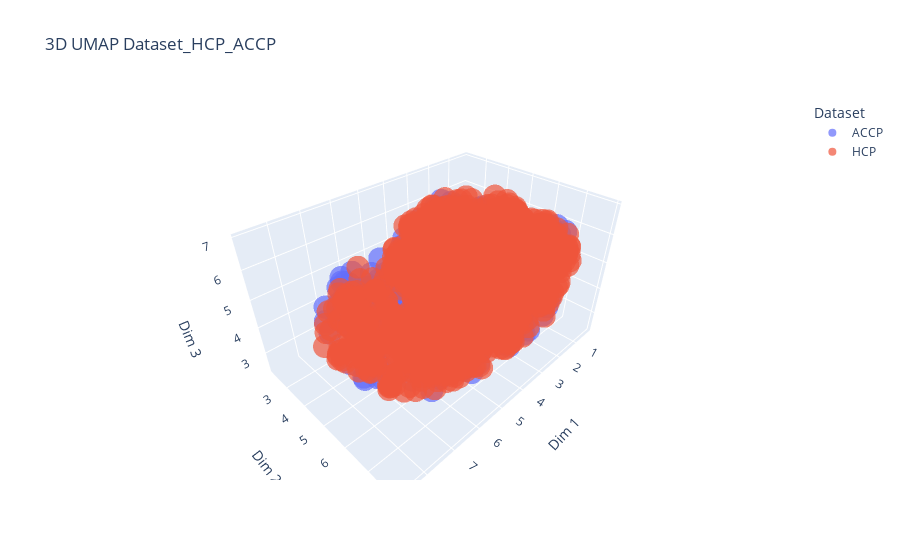

The code cell stored with this chart in its notebook:
### Code cell
# https://plotly.com/python/pca-visualization/

import plotly.express as px

fig = px.scatter_3d(
    HCP_and_ACCP_3D, x='Dim 1', y='Dim 2', z='Dim 3', 
    color='Dataset',
    title=f'3D UMAP Dataset_HCP_ACCP',
    labels={'0': 'dim 1', '1': 'dim 2', '2': 'dim 3'},
    text='ID',
    opacity=0.7,
)
fig.update_traces(mode = 'markers')
fig.write_html("html_plot/Left_PCS_Dataset_HCP_ACCP.html")
fig.show()

### Figure 1 — Plotly figure (JSON) as saved in the notebook; plotly's stock layout.template omitted (floating-point values rounded to 4 significant figures; data arrays with more than 128 entries replaced by an {"elided": "..."} marker saying what was removed)
{"data": [{"hovertemplate": "Dataset=ACCP<br>Dim 1=%{x}<br>Dim 2=%{y}<br>Dim 3=%{z}<br>ID=%{text}<extra></extra>", "legendgroup": "ACCP", "marker": {"color": "#636efa", "opacity": 0.7, "symbol": "circle"}, "mode": "markers", "name": "ACCP", "scene": "scene", "showlegend": true, "text": {"elided": "341 str values"}, "type": "scatter3d", "x": {"elided": "341 float values"}, "y": {"elided": "341 float values"}, "z": {"elided": "341 float values"}}, {"hovertemplate": "Dataset=HCP<br>Dim 1=%{x}<br>Dim 2=%{y}<br>Dim 3=%{z}<br>ID=%{text}<extra></extra>", "legendgroup": "HCP", "marker": {"color": "#EF553B", "opacity": 0.7, "symbol": "circle"}, "mode": "markers", "name": "HCP", "scene": "scene", "showlegend": true, "text": {"elided": "1114 int values"}, "type": "scatter3d", "x": {"elided": "1114 float values"}, "y": {"elided": "1114 float values"}, "z": {"elided": "1114 float values"}}], "layout": {"legend": {"title": {"text": "Dataset"}, "tracegroupgap": 0}, "scene": {"domain": {"x": [0, 1], "y": [0, 1]}, "xaxis": {"title": {"text": "Dim 1"}}, "yaxis": {"title": {"text": "Dim 2"}}, "zaxis": {"title": {"text": "Dim 3"}}}, "title": {"text": "3D UMAP Dataset_HCP_ACCP"}}}
